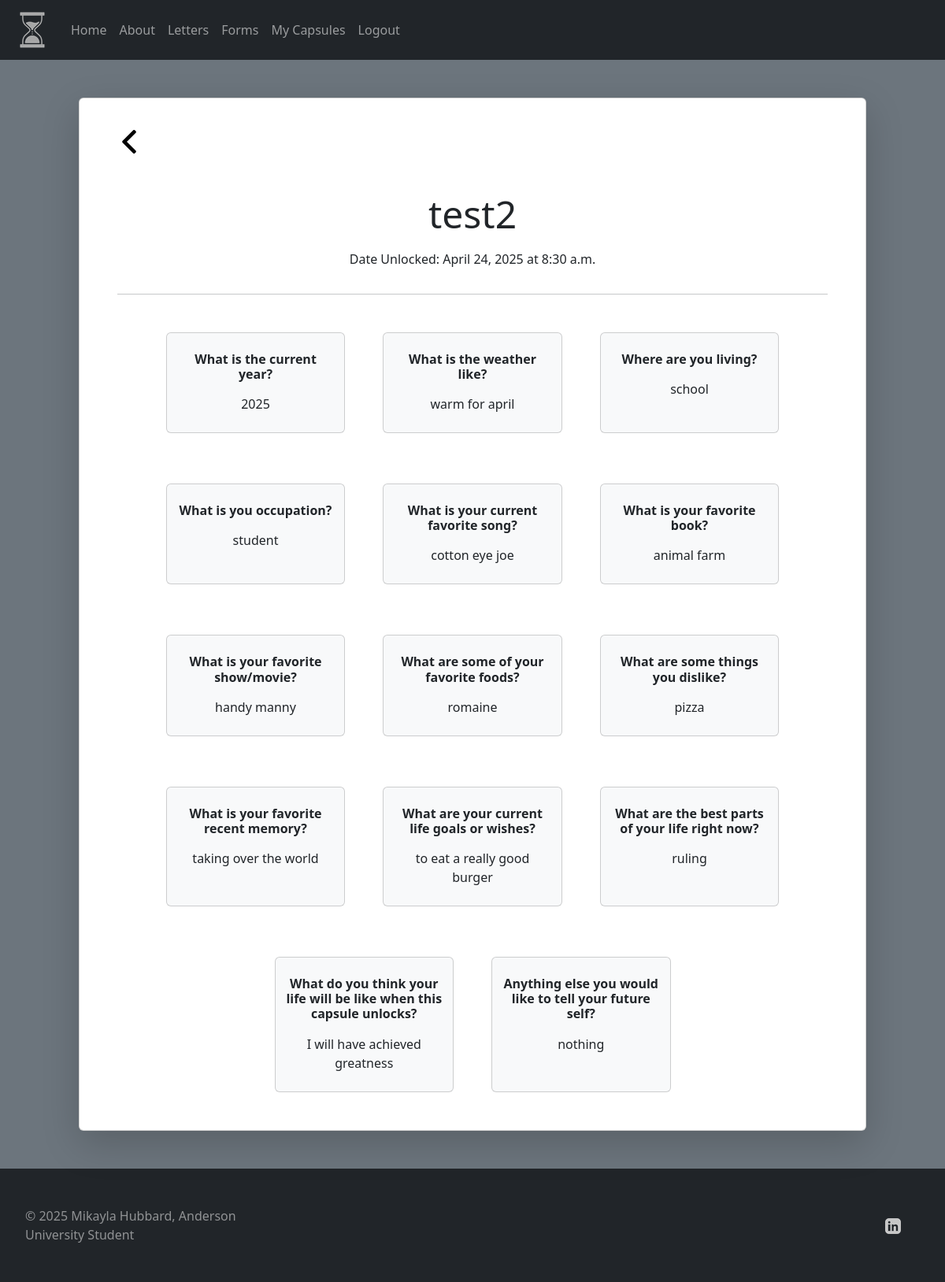
The app's page /viewform/2 (signed in) with its own data.
### time_capsule/models.py (models this page shows, shortened)
class QuestionCapsule(models.Model):
    user = models.ForeignKey(User, on_delete=models.CASCADE)
    capsule_name = models.CharField(max_length=255)
    date = models.DateField(default=datetime.now)
    time = models.TimeField(default=datetime.now)
    year = models.CharField(max_length=1000, default="empty")
    weather = models.CharField(max_length=1000, default="empty")
    living = models.CharField(max_length=1000, default="empty")
    occupation = models.CharField(max_length=1000, default="empty")
    song = models.CharField(max_length=1000, default="empty")
    book = models.CharField(max_length=1000, default="empty")
    show = models.CharField(max_length=1000, default="empty")
    foods = models.CharField(max_length=1000, default="empty")
    dislikes = models.CharField(max_length=1000, default="empty")
    memory = models.CharField(max_length=1000, default="empty")
    goals = models.CharField(max_length=1000, default="empty")
    best = models.CharField(max_length=1000, default="empty")
    future = models.CharField(max_length=1000, default="empty")
    message = models.CharField(max_length=1000, default="empty")
    locked = models.BooleanField(default=True)
    def checkIfLocked(self):
        currentDate = datetime.now().date()
        currentTime = datetime.now().time()
        if currentDate > self.date or (currentDate == self.date and currentTime > self.time):
            self.locked = False
        else:
            self.locked = True

### time_capsule/views.py (the view)
# urls.py: path('viewform/<int:form_id>', views.viewForm, name='view_form'),
def viewForm(request, form_id):
    current_user = request.user
    question_form = QuestionForm();
    form = get_object_or_404(QuestionCapsule, id=form_id)
    if form.user == current_user:
        access_allowed = True
    else:
        access_allowed = False
    form.checkIfLocked()
    context = {
        'user': current_user,
        'form': form,
        'questionForm': question_form,
        'access_allowed': access_allowed,
    }
    return render(request, 'viewForm.html', context)

### time_capsule/templates/viewForm.html (shortened to what this page needs)
<!DOCTYPE html>
<html lang="en">
  <head>
    <link
      href="https://cdn.jsdelivr.net/npm/bootstrap@5.3.3/dist/css/bootstrap.min.css"
      rel="stylesheet"
    />
  </head>
  <body class="bg-secondary text-white">
    <nav class="navbar navbar-expand-sm navbar-dark bg-dark">
        <div clas="container-fluid">
            <div class="collapse navbar-collapse" id="mynavbar">
              {%load static%}
              <a class="navbar-brand ps-3" href="/"><img src="{% static 'time_capsule/transparentHourglass.png' %}"class="img-fluid" alt="hourlgass logo"></a>
                <ul class="navbar-nav me-auto">
                  <li class="nav-item">
                    <a class="nav-link" href="/">Home</a>
                  </li>
                  <li class="nav-item">
                    <a class="nav-link" href="/about/">About</a>
                  </li>
                  <li class="nav-item">
                    <a class="nav-link" href="/letters/">Letters</a>
                  </li>
                  <li class="nav-item">
                    <a class="nav-link" href="/form/">Forms</a>
                  </li>
                  <li class="nav-item">
                    <a class="nav-link" href="/capsules/">My Capsules</a>
                  </li>
                  {% if user.is_authenticated %}
                  <li class="nav-item">
                    <a class="nav-link" href="/logout/">Logout</a>
                  </li>
                  {%else%}
                  <li class="nav-item">
                    <a class="nav-link" href="/login/">Login</a>
                  </li>
                  {%endif%}
                </ul>
        </div>
    </nav>
    {% if user.is_authenticated %}
        {% if access_allowed %}
            {% if form.locked %}
                <div class="container mt-4">
                    <div class="col-6 mx-auto card p-5 shadow-lg bg-light">
                    <h4 class="ps-5">Locked until {{form.date}} at {{form.time}}</h4>
                    </div>
                </div>
            {% else %}
                <div class="col-10 card mx-auto my-5 card px-5 py-3 shadow-lg">
                    {% load static%}
                    <a href="/capsules/" class="pt-4"><img src="{% static 'time_capsule/left-arrow.png'%}" alt="back arrow"></a>
                    <div class="mx-5 text-wrap col-md-6 mx-auto">
                        <p class="text-center display-5 mt-5">{{form.capsule_name}}</p>
                        <p class="text-center">Date Unlocked: {{form.date}} at {{form.time}}</p>
                    </div>
                    <hr />
                    <div class="text-center">
                        <div class="row p-2 justify-content-center">
                            <div class="card col-3 m-4 bg-light">
                                <h6 class="pt-4 card-title"><b>{{questionForm.year.label_tag}}</b></h6>
                                <p class="p-2 card-body">{{form.year}}</p>
                            </div>
                            <div class="card col-3 m-4 bg-light">
                                <h6 class="pt-4 card-title"><b>{{questionForm.weather.label_tag}}</b></h6>
                                <p class="p-2 card-body">{{form.weather}}</p>
                            </div>
                            <div class="card col-3 m-4 bg-light">
                                <h6 class="pt-4 card-title"><b>{{questionForm.living.label_tag}}</b></h6>
                                <p class="p-2 card-body">{{form.living}}</p>
                            </div>
                        </div>
                        <div class="row p-2 justify-content-center">
                            <div class="card col-3 m-4 bg-light">
                                <h6 class="pt-4 card-title"><b>{{questionForm.occupation.label_tag}}</b></h6>
                                <p class="p-2 card-body">{{form.occupation}}</p>
                            </div>
                            <div class="card col-3 m-4 bg-light">
                                <h6 class="pt-4 card-title"><b>{{questionForm.song.label_tag}}</b></h6>
                                <p class="p-2 card-body">{{form.song}}</p>
                            </div>
                            <div class="card col-3 m-4 bg-light">
                                <h6 class="pt-4 card-title"><b>{{questionForm.book.label_tag}}</b></h6>
                                <p class="p-2 card-body">{{form.book}}</p>
                            </div>
                        </div>
                        <div class="row p-2 justify-content-center">
                            <div class="card col-3 m-4 bg-light">
                                <h6 class="pt-4 card-title"><b>{{questionForm.show.label_tag}}</b></h6>
                                <p class="p-2 card-body">{{form.show}}</p>
                            </div>
                            <div class="card col-3 m-4 bg-light">
                                <h6 class="pt-4 card-title"><b>{{questionForm.foods.label_tag}}</b></h6>
                                <p class="p-2 card-body">{{form.foods}}</p>
                            </div>
                            <div class="card col-3 m-4 bg-light">
                                <h6 class="pt-4 card-title"><b>{{questionForm.dislikes.label_tag}}</b></h6>
                                <p class="p-2 card-body">{{form.dislikes}}</p>
                            </div>
                        </div>
                        <div class="row p-2 justify-content-center">
                            <div class="card col-3 m-4 bg-light">
                                <h6 class="pt-4 card-title"><b>{{questionForm.memory.label_tag}}</b></h6>
                                <p class="p-2 card-body">{{form.memory}}</p>
                            </div>
                            <div class="card col-3 m-4 bg-light">
                                <h6 class="pt-4 card-title"><b>{{questionForm.goals.label_tag}}</b></h6>
                                <p class="p-2 card-body">{{form.goals}}</p>
                            </div>
                            <div class="card col-3 m-4 bg-light">
                                <h6 class="pt-4 card-title"><b>{{questionForm.best.label_tag}}</b></h6>
                                <p class="p-2 card-body">{{form.best}}</p>
                            </div>
                        </div>
                        <div class="row p-2 justify-content-center">
                            <div class="card col-3 m-4 bg-light">
                                <h6 class="pt-4 card-title"><b>{{questionForm.future.label_tag}}</b></h6>
                                <p class="p-2 card-body">{{form.future}}</p>
                            </div>
                            <div class="card col-3 m-4 bg-light">
                                <h6 class="pt-4 card-title"><b>{{questionForm.message.label_tag}}</b></h6>
                                <p class="p-2 card-body">{{form.message}}</p>
                            </div>
                        </div>
                    </div>
                </div>
            {%endif%}
        {% else %}
            <div class="container mt-4">
                <div class="col-6 mx-auto card p-5 shadow-lg bg-light text-center">
                    <h4>You do not have access to this page</h4>
                </div>
            </div>
        {% endif %}
      {% endif %}
      <footer class="d-flex flex-wrap justify-content-between align-items-center py-4 px-2 mt-4 bg-dark">
        <div class="col-md-4 d-flex align-items-center p-4">
          <span class="mb-3 mb-md-0 text-white-50">© 2025 Mikayla Hubbard, Anderson University Student</span>
        </div>
        <ul class="nav col-md-4 justify-content-end list-unstyled d-flex">
          <li class="ms-3">
            <a href="https://www.linkedin.com/in/mikayla-hubbard-05500a2b7/">
              {%load static%}
              <img src="{% static 'time_capsule/linkedin.png' %}"class="img-fluid me-5" alt="linked in">
            </a>
        </ul>
      </footer>
  </body>
</html>

### records on screen
QuestionCapsule: capsule_name "test2", date "April 24, 2025", time "8:30 a.m.", year "2025", weather "warm for april", living "school", occupation "student", song "cotton eye joe", book "animal farm", show "handy manny", foods "romaine", dislikes "pizza", memory "taking over the world", goals "to eat a really good burger", best "ruling", future "I will have achieved greatness", message "nothing"

### other values on screen
{{ questionForm.year.label_tag }} "What is the current year?"
{{ questionForm.weather.label_tag }} "What is the weather like?"
{{ questionForm.living.label_tag }} "Where are you living?"
{{ questionForm.occupation.label_tag }} "What is you occupation?"
{{ questionForm.song.label_tag }} "What is your current favorite song?"
{{ questionForm.book.label_tag }} "What is your favorite book?"
{{ questionForm.show.label_tag }} "What is your favorite show/movie?"
{{ questionForm.foods.label_tag }} "What are some of your favorite foods?"
{{ questionForm.dislikes.label_tag }} "What are some things you dislike?"
{{ questionForm.memory.label_tag }} "What is your favorite recent memory?"
{{ questionForm.goals.label_tag }} "What are your current life goals or wishes?"
{{ questionForm.best.label_tag }} "What are the best parts of your life right now?"
{{ questionForm.future.label_tag }} "What do you think your life will be like when this capsule unlocks?"
{{ questionForm.message.label_tag }} "Anything else you would like to tell your future self?"
